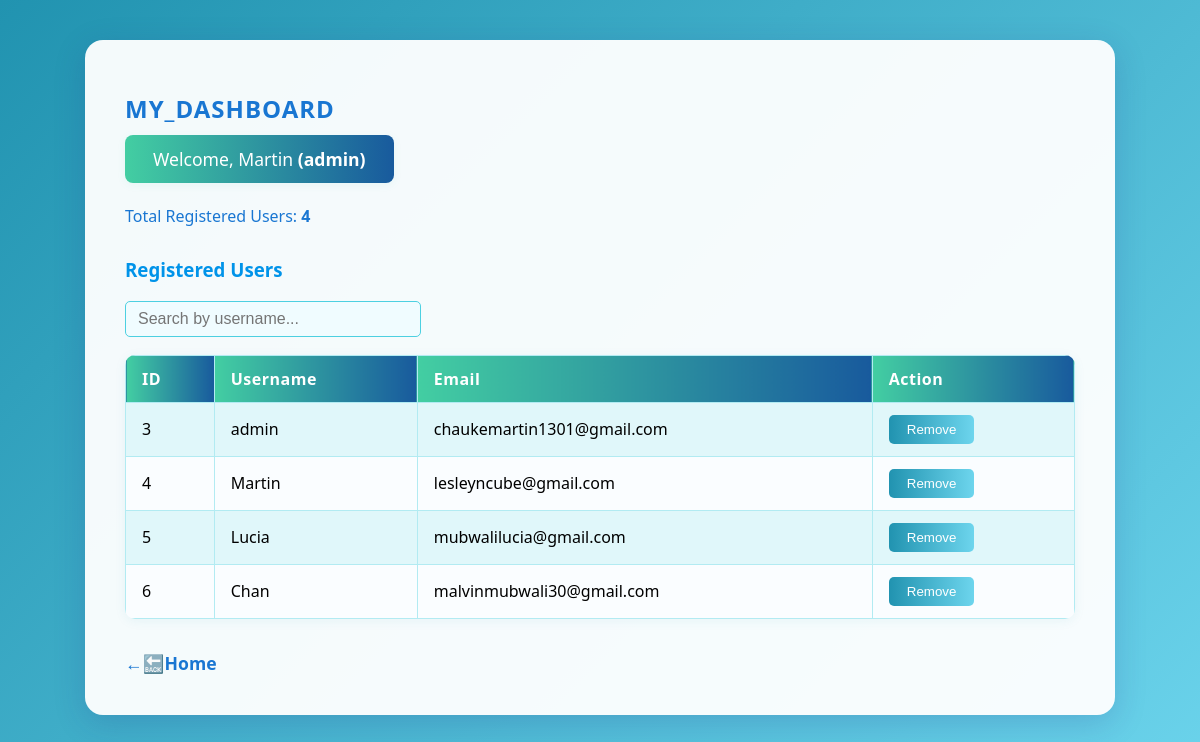
Page /admin (signed in) on the earlier database version.
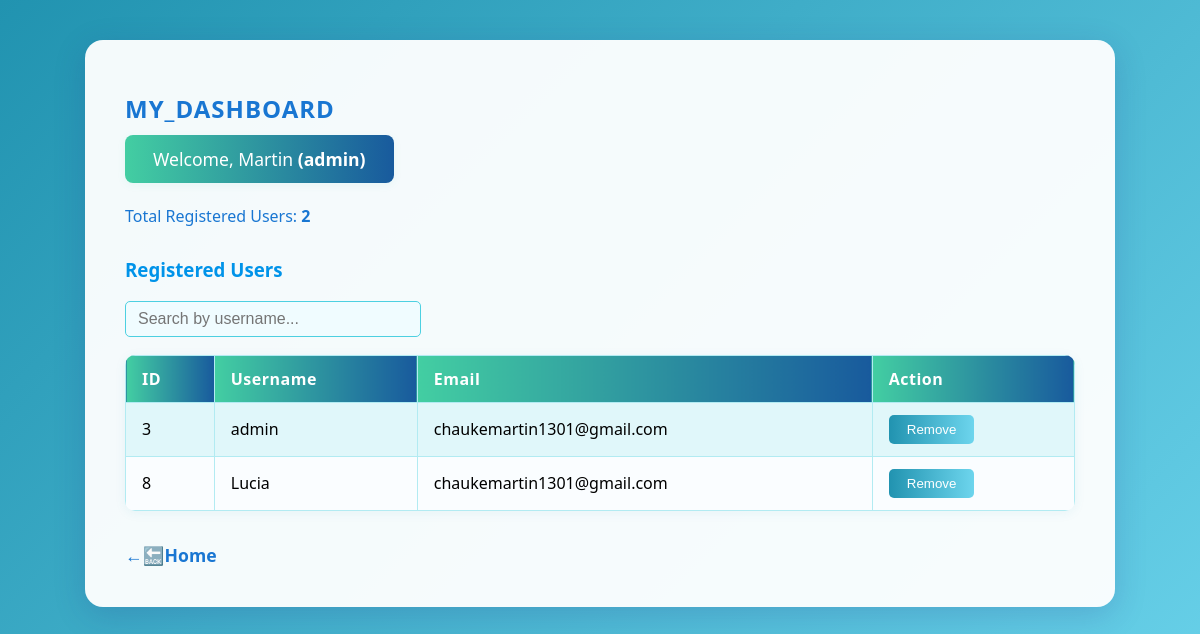
Same page on the later database version.
### tables this page shows
CREATE TABLE users (
    id INTEGER PRIMARY KEY AUTOINCREMENT,
    username TEXT NOT NULL,
    email TEXT NOT NULL,
    password TEXT NOT NULL
    , is_admin INTEGER DEFAULT 0);

### app.py (the view, shortened to what this page needs)
@app.route("/admin", methods=["GET", "POST"])
@admin_required
def admin_dashboard():
    conn = get_db_connection()
    users = conn.execute("SELECT * FROM users").fetchall()
    conn.close()
    return render_template("admin_dashboard.html", users=users)

### app.py (called while the page is built)
def get_db_connection():
    conn=sqlite3.connect(DATABASE)
    conn.row_factory=sqlite3.Row
    return conn

def admin_required(f):
    @wraps(f)
    def wrapper(*args, **kwargs):
        if "user_id" not in session:
            flash("Please log in to continue.", "warning")
            return redirect(url_for("login"))
        conn = get_db_connection()
        user = conn.execute("SELECT * FROM users WHERE id = ?", (session["user_id"],)).fetchone()
        conn.close()
        if not user or user["is_admin"] != 1:
            flash("Admin access required.", "danger")
            return redirect(url_for("home"))
        return f(*args, **kwargs)
    return wrapper

### templates/admin_dashboard.html (shortened to what this page needs)
<!DOCTYPE html>
<html>
<head>
</head>
<body>
    <div class="dashboard-container">
        <h2>MY_DASHBOARD</h2>
        <div class="welcome">
            Welcome, Martin <strong>({{ session.username }})</strong>
        </div>
        <div class="user-count">
            Total Registered Users: <strong>{{ users|length }}</strong>
        </div>
        <h3>Registered Users</h3>
        <input type="text" id="searchInput" placeholder="Search by username...">
        <table>
            <tr>
                <th>ID</th><th>Username</th><th>Email</th><th>Action</th>
            </tr>
            {% for user in users %}
            <tr>
                <td>{{ user.id }}</td>
                <td>{{ user.username }}</td>
                <td>{{ user.email }}</td>
                <td>
                    <form method="post" style="display:inline;">
                        <button type="submit" class="remove-btn" onclick="return confirm('Are you sure you want to remove {{ user.username }}?');">Remove</button>
                    </form>
                </td>
            </tr>
            {% endfor %}
        </table>
        <a href="{{ url_for('home') }}" class="back-link">&larr;🔙Home</a>
    </div>
</body>
</html>

### templates/admin_dashboard.html (style rules this page uses)
body { font-family: 'Segoe UI', Arial, sans-serif; margin: 0; padding: 0; background: linear-gradient(135deg, #2193b0 0%, #6dd5ed 100%); min-height: 100vh; }
.dashboard-container { max-width: 950px; margin: 40px auto; background: rgba(255,255,255,0.95); border-radius: 18px; box-shadow: 0 8px 32px 0 rgba(31, 38, 135, 0.18); padding: 32px 40px 40px 40px; }
h2 { color: #1976d2; letter-spacing: 1px; margin-bottom: 10px; }
.welcome { background: linear-gradient(90deg, #43cea2 0%, #185a9d 100%); color: #fff; padding: 12px 28px; border-radius: 8px; margin-bottom: 22px; display: inline-block; font-size: 1.1em; box-shadow: 0 2px 8px rgba(67,206,162,0.08); }
.user-count { margin-bottom: 18px; color: #1976d2; font-weight: 500; }
h3 { color: #0093e9; margin-top: 30px; }
#searchInput { margin-bottom: 18px; padding: 8px 12px; width: 270px; border: 1px solid #4dd0e1; border-radius: 5px; outline: none; background: #f0fcff; color: #1976d2; font-size: 1em; }
table { border-collapse: collapse; width: 100%; background: #fafdff; margin-bottom: 22px; border-radius: 10px; overflow: hidden; box-shadow: 0 2px 12px rgba(33,147,176,0.07); }
th, td { border: 1px solid #b2ebf2; padding: 12px 16px; text-align: left; }
th { background: linear-gradient(90deg, #43cea2 0%, #185a9d 100%); color: #fff; font-weight: 600; letter-spacing: 0.5px; }
tr:nth-child(even) { background: #e0f7fa; }
.remove-btn { background: linear-gradient(90deg, #2193b0 0%, #6dd5ed 100%); color: #fff; border: none; padding: 7px 18px; border-radius: 5px; cursor: pointer; font-weight: 500; transition: background 0.2s; }
.back-link { text-decoration: none; color: #1976d2; font-weight: bold; font-size: 1.1em; margin-top: 10px; display: inline-block; }

Differences in the rows shown:
removed users: id "4", username "Martin", email "lesleyncube@gmail.com"
removed users: id "5", username "Lucia", email "mubwalilucia@gmail.com"
removed users: id "6", username "Chan", email "malvinmubwali30@gmail.com"
added users: id "8", username "Lucia", email "chaukemartin1301@gmail.com"
Other differences:
{{ users|length }}: "4" → "2"
